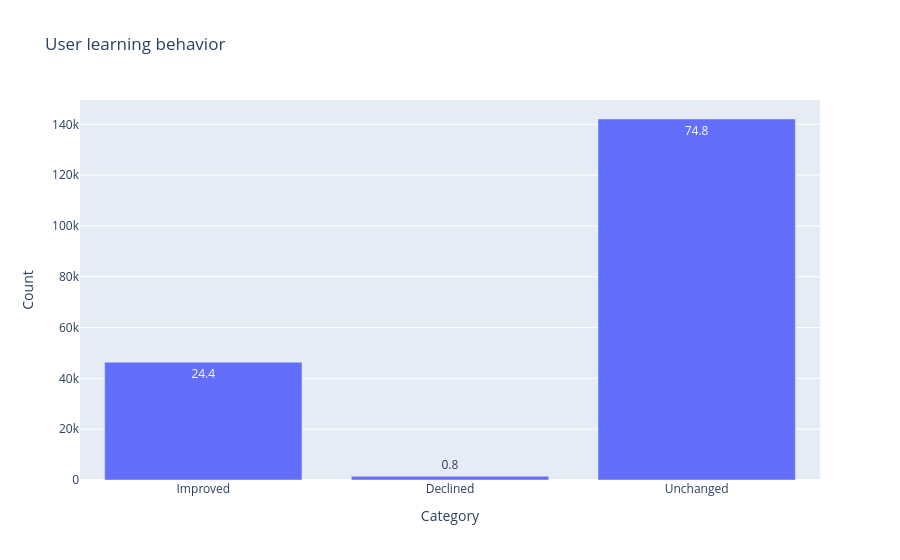

This figure's notebook cell:
### Code cell
behavior_df = behavior_counts.to_pandas().T.reset_index()
behavior_df.columns = ["Category", "Count"]

behavior_df["Percentage"] = (
    behavior_df["Count"] / behavior_df["Count"].sum() * 100
).round(1)

fig = px.bar(
    behavior_df,
    x="Category",
    y="Count",
    text="Percentage",
    title="User learning behavior"
)

fig.show()

### Figure 1 — Plotly figure (JSON) as saved in the notebook; plotly's stock layout.template omitted (floating-point values rounded to 4 significant figures)
{"data": [{"hovertemplate": "Category=%{x}<br>Count=%{y}<br>Percentage=%{text}<extra></extra>", "legendgroup": "", "marker": {"color": "#636efa", "pattern": {"shape": ""}}, "name": "", "orientation": "v", "showlegend": false, "text": [24.4, 0.8, 74.8], "textposition": "auto", "type": "bar", "x": ["Improved", "Declined", "Unchanged"], "xaxis": "x", "y": [46389, 1505, 142097], "yaxis": "y"}], "layout": {"barmode": "relative", "legend": {"tracegroupgap": 0}, "title": {"text": "User learning behavior"}, "xaxis": {"anchor": "y", "domain": [0, 1], "title": {"text": "Category"}}, "yaxis": {"anchor": "x", "domain": [0, 1], "title": {"text": "Count"}}}}
